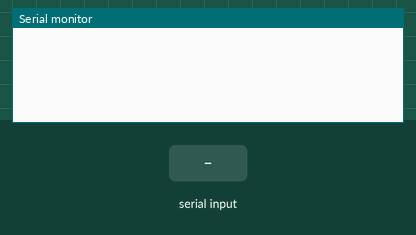
Recording of a sketch running on a simulated Arduino Mega 2560, built with avr-gcc and run on an emulated ATmega2560. Shown: the last lines printed to the serial monitor. The test bench sets the inputs (shaded band).

Above: at 1.2 s.
1.3 s: "90,45\n" received over the second serial link
At 1.8 s:
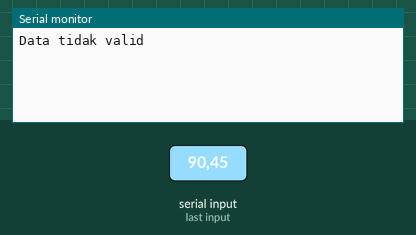
2.8 s: "5\n" received over the second serial link
At 4.0 s:
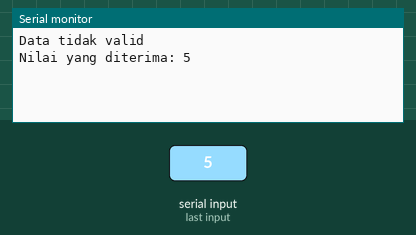

Measured:
- after the input at 1.3 s, the serial monitor: prints a new line at once (image 1)
- after the input at 2.8 s, the serial monitor: prints a new line at once (image 2)

The sketch:

yolov8.ino
```cpp
void setup() {
  Serial1.begin(9600); // Baud rate harus sama dengan yang diatur di Python
  Serial.begin(9600);
}

void loop() {
  if (Serial1.available() > 0) {
    String data = Serial1.readStringUntil('\n'); // Membaca string sampai karakter '\n' ditemukan
    data.trim(); // Menghapus spasi tambahan di sekitar string
    if (data.length() > 0) { // Pastikan data tidak kosong
      bool validData = true;
      for (int i = 0; i < data.length(); i++) {
        if (!isdigit(data[i])) { // Periksa apakah semua karakter adalah angka
          validData = false;
          break;
        }
      }
      if (validData) {
        int nilai = data.toInt(); // Konversi string menjadi integer
        Serial.print("Nilai yang diterima: ");
        Serial.println(nilai);
        // Lakukan sesuatu dengan nilai integer yang diterima di sini
      } else {
        Serial.println("Data tidak valid");
      }
    }
  }
}
```
